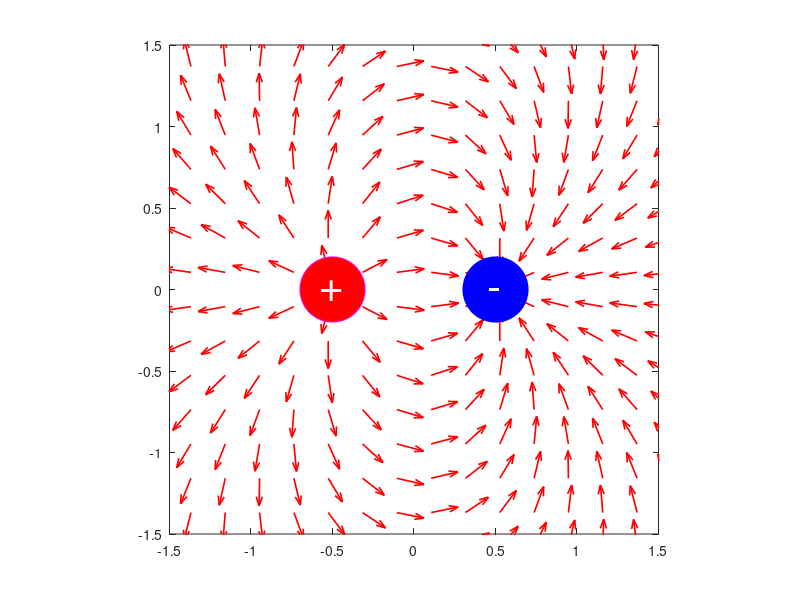

Here is the MATLAB script that generated this plot:
clear; close all; clc;
%Crear grid
N=20;
minX=-2;maxX=+2;
minY=-2;maxY=+2;
x=linspace(minX,maxX,N);
y=linspace(minY,maxY,N);
[xG,yG]=meshgrid(x,y);
%posicion de la particula negativa
xCn=0.5; yCn=0; a=0.4;
%posicion de la particula postitiva
xCp=-0.5; yCp=0;
%campo electrico
Qn=-20;
Qp=+20;
eps0 = 8.854e-12;
kC = 1/(4*pi*eps0);
Rx = xG - xCn;
Ry = yG - yCn;
R = sqrt(Rx.^2 + Ry.^2).^3;
Ex = kC .* Qn .* Rx ./ R;
Ey = kC .* Qn .* Ry ./ R;
Rx = xG - xCp;
Ry = yG - yCp;
R = sqrt(Rx.^2 + Ry.^2).^3;
Ex = Ex + kC .* Qp .* Rx ./ R;
Ey = Ey + kC .* Qp .* Ry ./ R;
E = sqrt(Ex.^2 + Ey.^2);
%componentes x, y
u = Ex./E;
v = Ey./E;

figure();
h=quiver(xG,yG,u,v,'autoscalefactor',0.6);
set(h,'color',[1 0 0],'linewidth',1.2);
axis([-1.5 1.5 -1.5 1.5]);
axis equal;
box on
h=rectangle('Position',[xCn-a/2,yCn-a/2,a,a],'curvature',[1 1]);
set(h,'Facecolor',[0 0 1],'Edgecolor',[0 0 1]);
text(0.45,-0.03,'-','Color','white','FontSize',30);
h=rectangle('Position',[xCp-a/2,yCp-a/2,a,a],'curvature',[1 1]);
set(h,'Facecolor',[1 0 0],'Edgecolor',[1 0 1]);
text(-0.58,0,'+','Color','white','FontSize',30);
